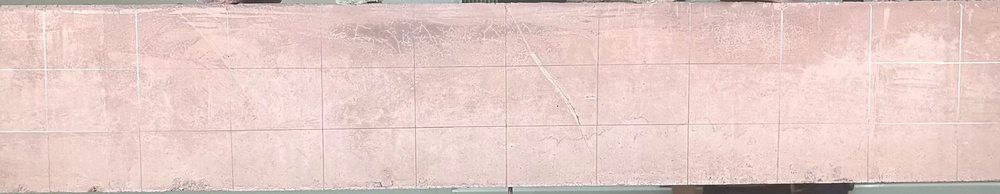
%> input picture my_practice/images/inputs/frame_0000.jpg, 1000 x 194 px, shrunk from 3840 x 745 before the run
$ octave median_filter.m   (GNU Octave 9; MATLAB toolbox functions it lacks are replaced by stand-ins)
%> lines starting %> are read from the running program, lines starting %| are printed output that depends on the picture
%
I = imread('..\images\inputs\frame_0000.jpg');
%> I is the input picture: size 194x1000x3 uint8; mean R, G, B 229.5, 203.9, 198.9
N = imnoise(I,"salt & pepper", 0.03);
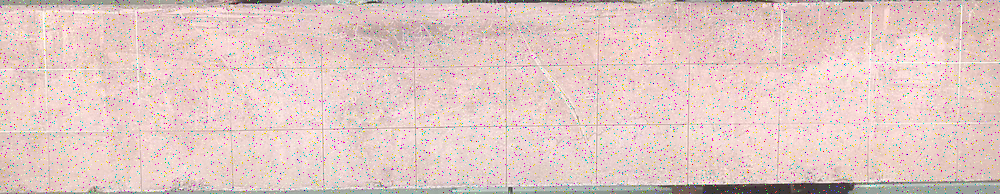
%> N: size 194x1000x3 uint8; mean R, G, B 226.4, 201.6, 196.8

red_channel = N(:,:, 1);
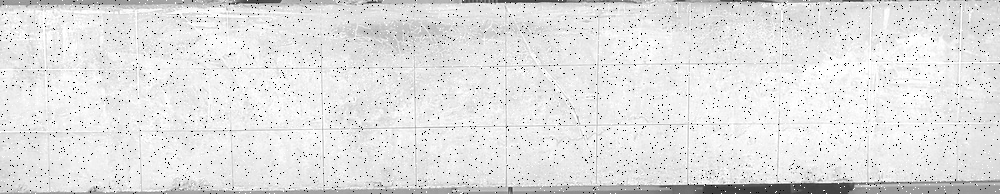
%> red_channel: size 194x1000 uint8; min 0, max 255, mean 226.4
green_channel = N(:,:, 2);
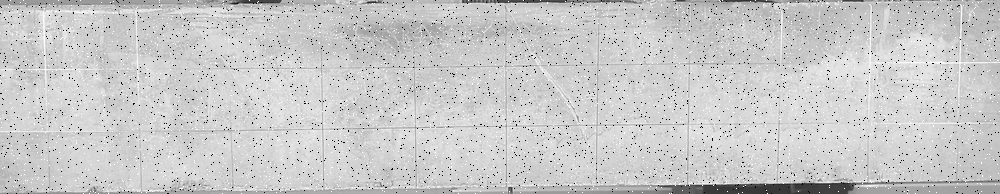
%> green_channel: size 194x1000 uint8; min 0, max 255, mean 201.6
blue_channel = N(:,:,3);
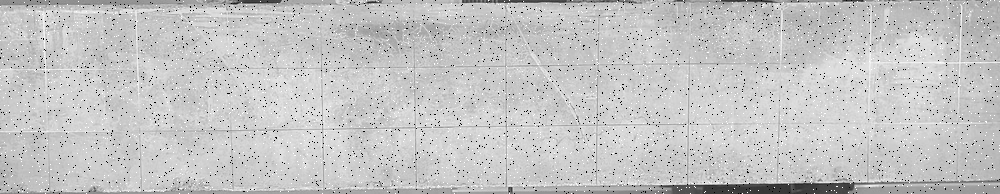
%> blue_channel: size 194x1000 uint8; min 0, max 255, mean 196.8

red_channel = medfilt2(red_channel, [3,3]);
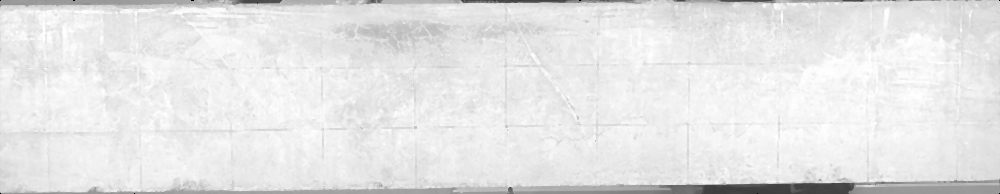
%> red_channel: size 194x1000 uint8; min 0, max 255, mean 229.7
green_channel = medfilt2(green_channel, [3,3]);
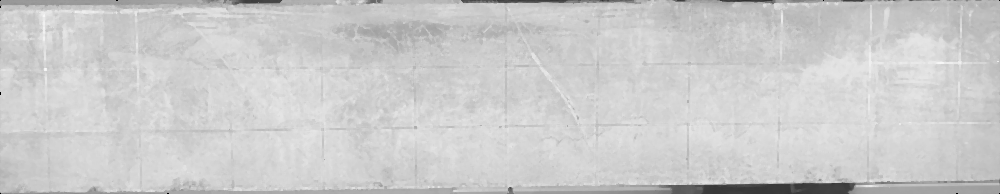
%> green_channel: size 194x1000 uint8; min 0, max 248, mean 204
blue_channel = medfilt2(blue_channel, [3,3]);

F = cat(3, red_channel, green_channel, blue_channel);

subplot(2,1,1);imshow(N);title('Noisy Image');

subplot(2,1,2);imshow(F);title("Image After Noise Removal");

$ run again, with my_practice/images/inputs/frame_0013.jpg copied over my_practice/images/inputs/frame_0000.jpg
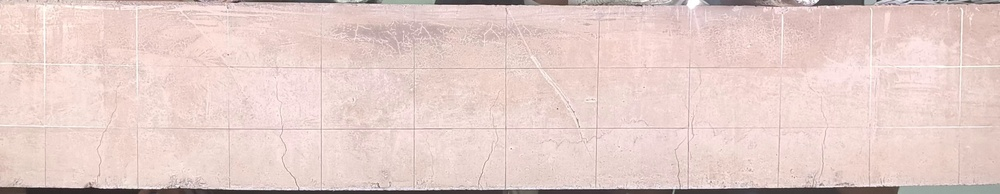
%> input picture my_practice/images/inputs/frame_0013.jpg, 1000 x 194 px, shrunk from 3840 x 745 before the run
%> I is the input picture: size 194x1000x3 uint8; mean R, G, B 229.6, 206.3, 201.5
%> `red_channel = medfilt2(red_channel, [3,3]);`:
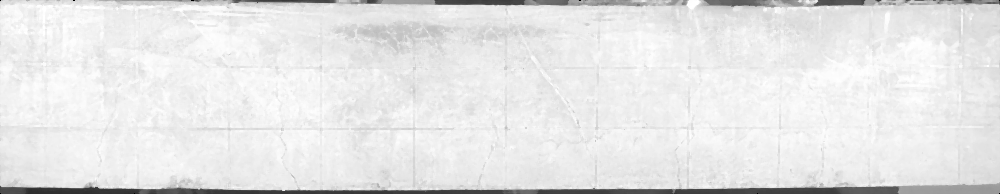
%> red_channel: size 194x1000 uint8; min 0, max 255, mean 229.9
%> `green_channel = medfilt2(green_channel, [3,3]);`:
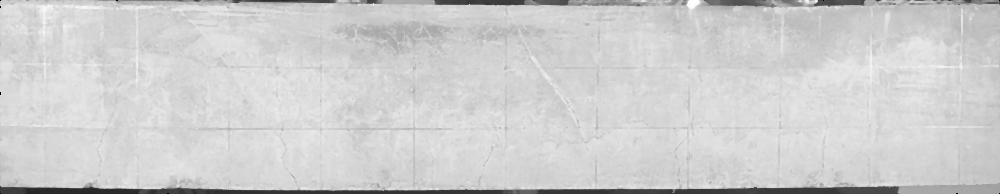
%> green_channel: size 194x1000 uint8; min 0, max 255, mean 206.5
